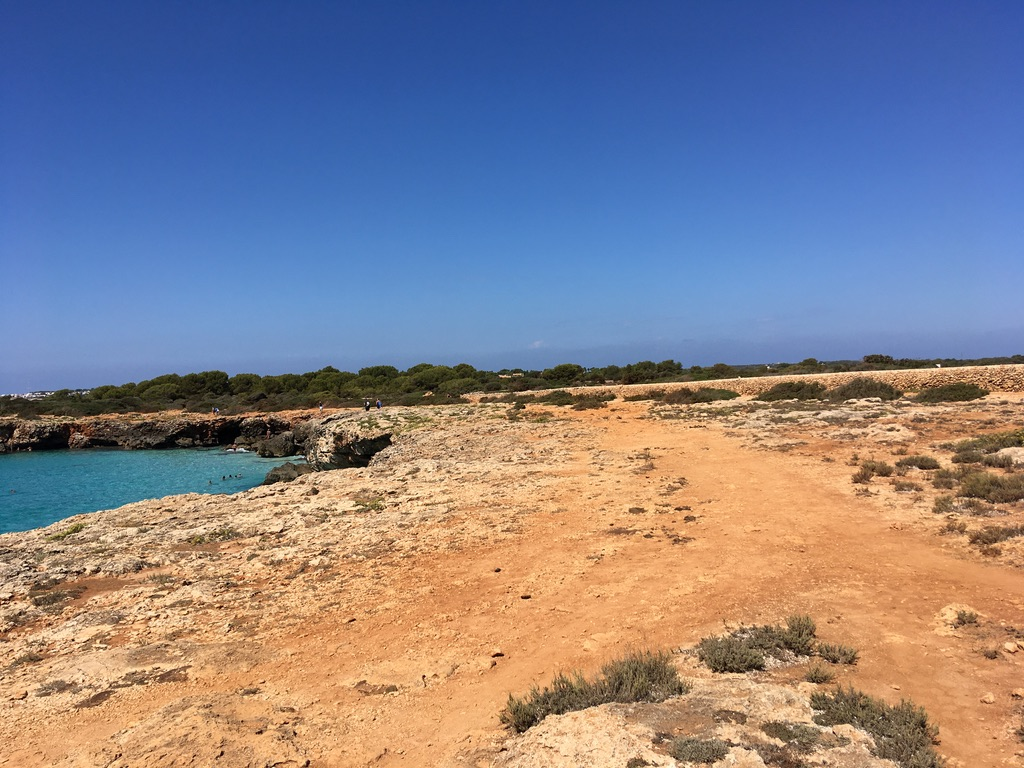
#> input picture image_processing/images/1.jpeg, 1024 x 768 px, found by its file name; its folder holds 5 pictures in this run
$ python create_image_collage.py
#> lines starting #> are read from the running program, lines starting #| are printed output that depends on the picture
import cv2
import os
import numpy as np

columns = 3
rows = 2
path = 'Automation/image_processing/'

horizontal_margin = 40
vertical_margin = 20

images = os.listdir(os.path.join(path, 'images'))
image_objects = [cv2.imread(os.path.join(path, 'images', filename)) for filename in images]
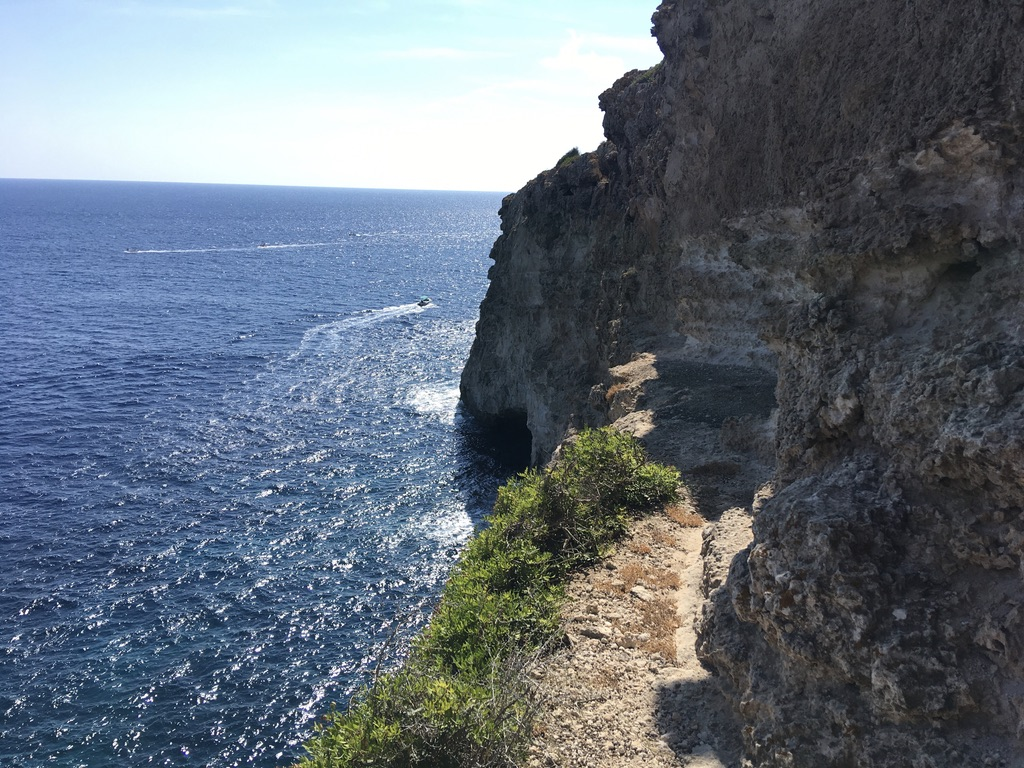
#> input picture image_processing/images/2.jpeg, 1024 x 768 px, found by its file name
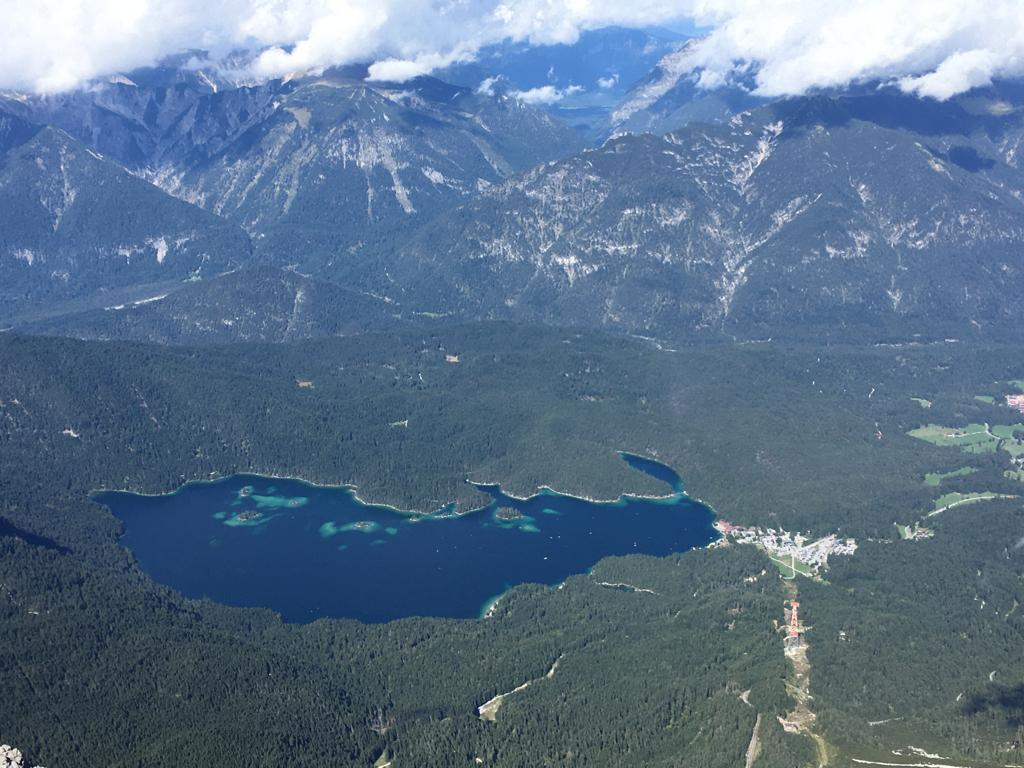
#> input picture image_processing/images/3.jpeg, 1024 x 768 px, found by its file name
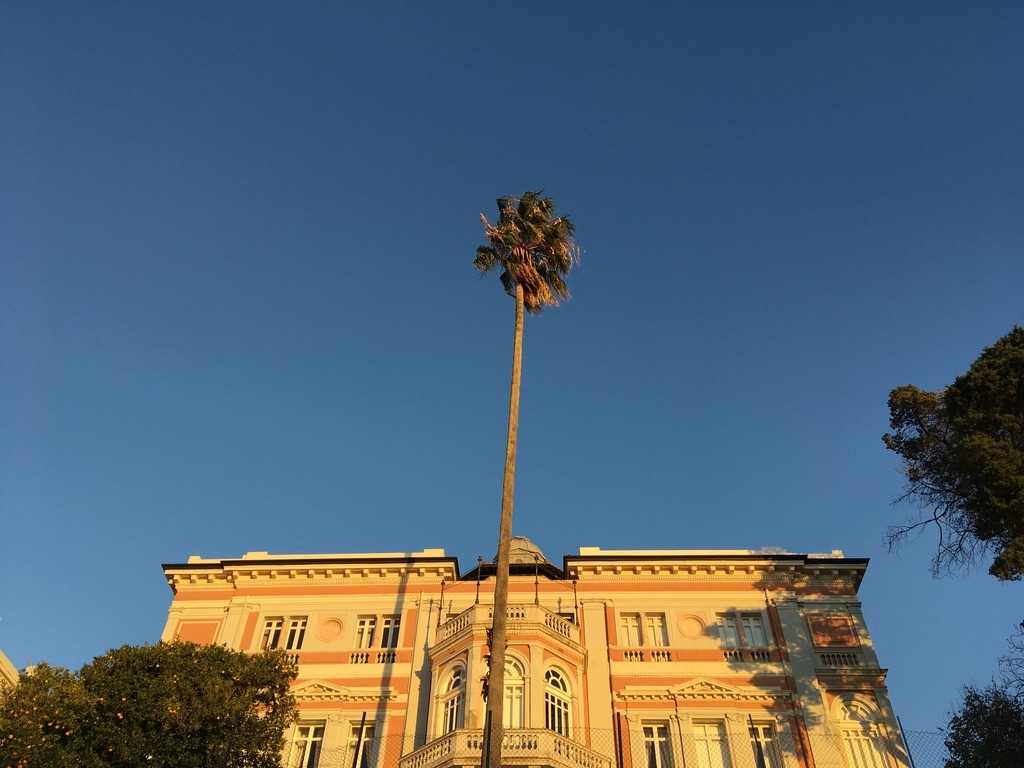
#> input picture image_processing/images/4.jpeg, 1024 x 768 px, found by its file name
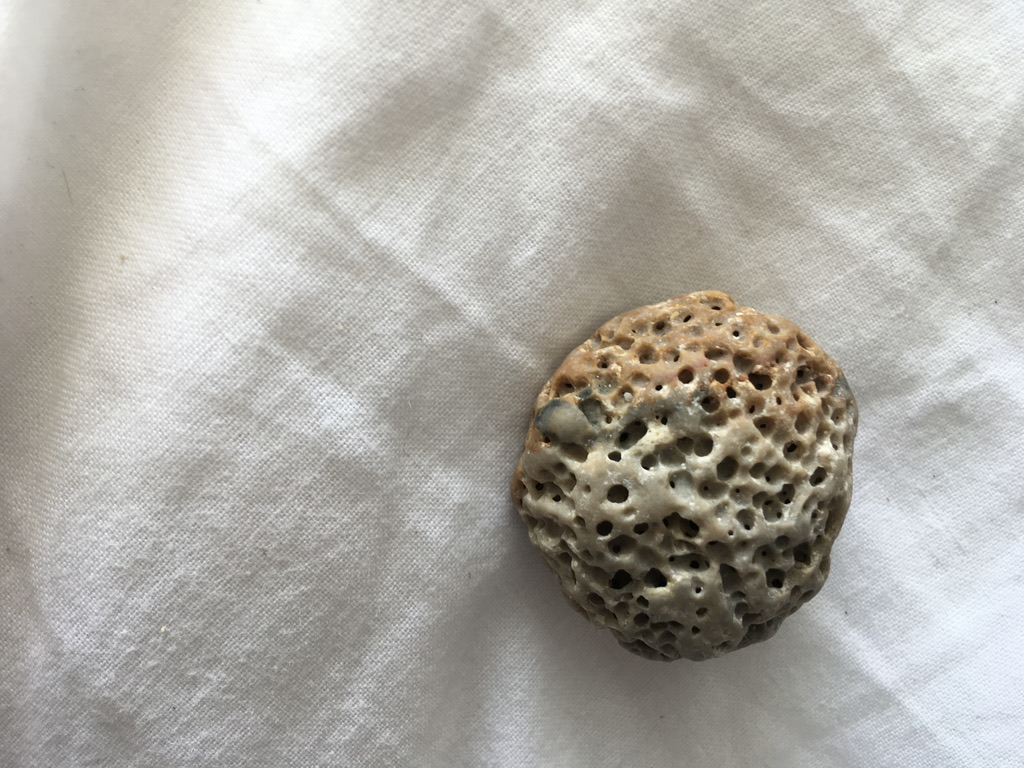
#> input picture image_processing/images/5.jpeg, 1024 x 768 px, found by its file name
print(images)

# Ensure that the first image exists and get its shape
first_image_path = os.path.join(path, 'images', '1.jpeg')
first_image = cv2.imread(first_image_path)
#> first_image is the input picture: shape (768, 1024, 3); mean B, G, R 141.8, 130.6, 133.8
if first_image is None:
    raise ValueError(f"Failed to load image at {first_image_path}")

shape = first_image.shape
#> shape = (768, 1024, 3)
print(shape)
#| (768, 1024, 3)

big_image = np.zeros((shape[0] * rows + horizontal_margin * (rows + 1),
                      shape[1] * columns + vertical_margin * (columns + 1),
                      shape[2]), np.uint8)

big_image.fill(255)
#> big_image: shape (1656, 3152, 3); every value is 255

positions = [(x, y) for y in range(rows) for x in range(columns)]
print(positions)

for (pos_x, pos_y), image in zip(positions, image_objects):
    x = pos_x * (shape[1] + vertical_margin) + vertical_margin
    y = pos_y * (shape[0] + horizontal_margin) + horizontal_margin
    big_image[y:y+shape[0], x:x+shape[1]] = image
#> this loop made 5 passes
#> (pos_x, pos_y, x, y) on passes 1 to 5: (0, 0, 20, 40), (1, 0, 1064, 40), (2, 0, 2108, 40), (0, 1, 20, 848), (1, 1, 1064, 848)
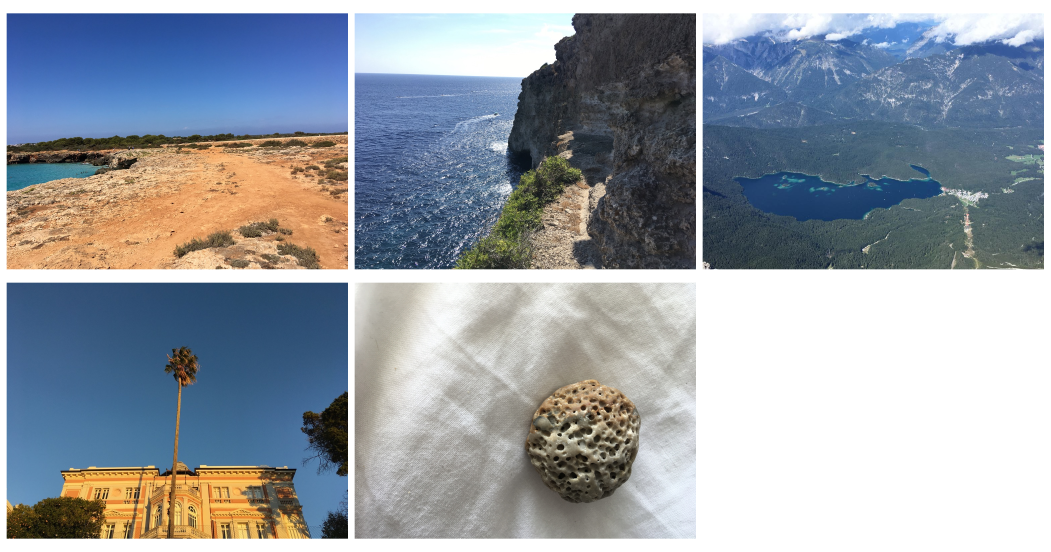
#> big_image: shape (1656, 3152, 3) (shown at 1/3 size); mean of channels 0, 1, 2 166.2, 157.7, 150.7; drawn as B, G, R

cv2.imwrite(os.path.join(path, 'grid.jpeg'), big_image)
